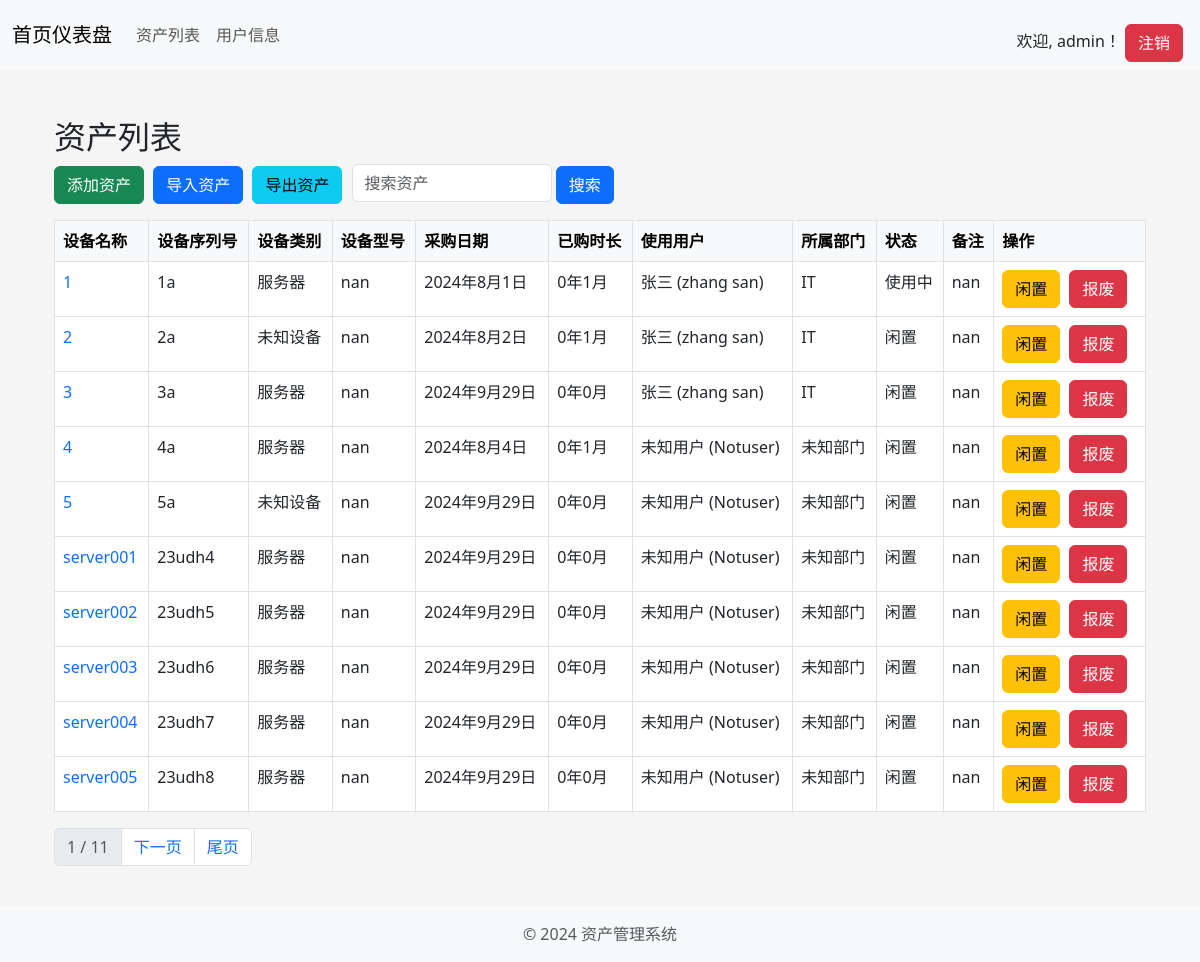
Screenshot of /property/asset_list/ (signed in) with the database file from the repository.
### property/models.py (models this page shows, shortened)
class AssetInfo(models.Model):
    STATUS_CHOICES = [
        ("闲置", "闲置"),
        ("使用中", "使用中"),
        ("等待报废", "等待报废"),
    ]
    host_name = models.CharField(max_length=200, verbose_name="设备名称")
    service_tag = models.CharField(
        max_length=100, unique=True, verbose_name="设备序列号"
    )
    host_type = models.ForeignKey(
        AssetTypeList, on_delete=models.CASCADE, verbose_name="设备类别"
    )
    host_model = models.CharField(max_length=100, verbose_name="设备型号")
    receive_date = models.DateField(default=timezone.now, verbose_name="采购日期")
    host_user = models.ForeignKey(
        UserInfo,
        on_delete=models.CASCADE,
        blank=True,
        null=True,
        verbose_name="使用用户",
    )
    host_status = models.CharField(
        max_length=50, choices=STATUS_CHOICES, default="闲置", verbose_name="设备状态"
    )
    remark = models.TextField(blank=True, null=True, verbose_name="备注")
    def purchase_duration(self):
        if not hasattr(self, "_purchase_duration"):
            duration = timezone.now().date() - self.receive_date
            years = duration.days // 365
            months = (duration.days % 365) // 30
            self._purchase_duration = f"{years}年{months}月"
        return self._purchase_duration
    class Meta:
        verbose_name = "设备"
        verbose_name_plural = "设备列表"

class AssetTypeList(models.Model):
    type_name = models.CharField(max_length=100, verbose_name="设备类别")
    class Meta:
        verbose_name = "类别"
        verbose_name_plural = "类别列表"

class UserInfo(models.Model):
    user_name = models.CharField(max_length=100, unique=True, verbose_name="账户名")
    fullname = models.CharField(
        max_length=100, blank=True, null=True, verbose_name="姓名"
    )
    email = models.EmailField(verbose_name="邮箱")
    department = models.ForeignKey(
        Department,
        on_delete=models.CASCADE,
        verbose_name="所属部门",
        null=True,
        blank=True,
    )
    class Meta:
        verbose_name = "员工用户"
        verbose_name_plural = "员工用户列表"

class Department(models.Model):
    dept_name = models.CharField(max_length=100)
    class Meta:
        verbose_name = "部门"
        verbose_name_plural = "部门列表"

### property/views/asset_views.py (the view)
# urls.py: path("asset_list/", asset_list, name="asset_list"),
@login_required
def asset_list(request):
    query = request.GET.get("search", "")
    assets = AssetInfo.objects.all()
    if query:
        assets = assets.filter(host_name__icontains=query)
    paginator = Paginator(assets, 10)  # 每页显示 10 条记录
    page_number = request.GET.get('page')
    page_obj = paginator.get_page(page_number)
    return render(
        request, "property/asset_list.html", {"page_obj": page_obj, "assets": assets, "query": query}
    )

### property/templates/property/asset_list.html (shortened to what this page needs)
{% extends 'property/base.html' %}
{% block content %}
  <div class="container mt-5">
    <h2>资产列表</h2>
    <div class="mb-3">
      <a href="{% url 'add_asset' %}" class="btn btn-success">添加资产</a>
      <a href="{% url 'import_assets' %}" class="btn btn-primary">导入资产</a>
      <a href="{% url 'export_assets' %}" class="btn btn-info">导出资产</a>
      <form method="GET" class="d-inline">
        <input type="text" name="search" placeholder="搜索资产" class="form-control d-inline" style="width: 200px; display: inline-block;" />
        <button type="submit" class="btn btn-primary">搜索</button>
      </form>
    </div>
    <table class="table table-bordered">
      <thead class="table-light">
        <tr>
          <th>设备名称</th>
          <th>设备序列号</th>
          <th>设备类别</th>
          <th>设备型号</th>
          <th>采购日期</th>
          <th>已购时长</th>
          <th>使用用户</th>
          <th>所属部门</th>
          <th>状态</th>
          <th>备注</th>
          <th>操作</th>
        </tr>
      </thead>
      <tbody>
        {% for asset in page_obj %}
          <tr>
            <td>
              <a href="{% url 'manage_asset' asset.id 'assetedit' %}" style="text-decoration: none;">{{ asset.host_name }}</a>
            </td>
            <td>{{ asset.service_tag }}</td>
            <td>{{ asset.host_type.type_name }}</td>
            <td>{{ asset.host_model }}</td>
            <td>{{ asset.receive_date }}</td>
            <td>{{ asset.purchase_duration }}</td>
            <td>
              {% if asset.host_user %}
                {{ asset.host_user.fullname }} ({{ asset.host_user.user_name }})
              {% endif %}
            </td>
            <td>{{ asset.host_user.department.dept_name }}</td>
            <td>{{ asset.host_status }}</td>
            <td>{{ asset.remark }}</td>
            <td>
              <a href="{% url 'manage_asset' asset.id 'idle' %}" class="btn btn-warning">闲置</a>
              <a href="{% url 'manage_asset' asset.id 'scrap' %}" class="btn btn-danger">报废</a>
            </td>
          </tr>
        {% empty %}
          <tr>
            <td colspan="11" class="text-center">没有找到资产。</td>
          </tr>
        {% endfor %}
      </tbody>
    </table>
    <nav aria-label="Page navigation">
      <ul class="pagination">
        <li class="page-item disabled">
          <span class="page-link">{{ page_obj.number }} / {{ page_obj.paginator.num_pages }}</span>
        </li>
        {% if page_obj.has_next %}
          <li class="page-item">
            <a class="page-link" href="?page={{ page_obj.next_page_number }}">下一页</a>
          </li>
          <li class="page-item">
            <a class="page-link" href="?page={{ page_obj.paginator.num_pages }}">尾页</a>
          </li>
        {% endif %}
      </ul>
    </nav>
  </div>
{% endblock %}

### property/templates/property/base.html (shortened to what this page needs)
{% load static %}
<!DOCTYPE html>
<html lang="en">
  <head>
    <link rel="stylesheet" href="https://cdn.jsdelivr.net/npm/bootstrap@5.3.0/dist/css/bootstrap.min.css" />
    <link rel="stylesheet" href="{% static 'property/css/style.css' %}" />
  </head>
  <body>
    <nav class="navbar navbar-expand-lg navbar-light bg-light">
      <div class="container-fluid">
        <a class="navbar-brand" href="{% url 'dashboard' %}">首页仪表盘</a>
        <div class="collapse navbar-collapse" id="navbarNav">
          <ul class="navbar-nav me-auto mb-2 mb-lg-0">
            <li class="nav-item">
              <a class="nav-link" href="{% url 'asset_list' %}">资产列表</a>
            </li>
            <li class="nav-item">
              <a class="nav-link" href="{% url 'userinfo_list' %}">用户信息</a>
            </li>
          </ul>
          <div class="text-center mt-3">
            {% if user.is_authenticated %}
              <span>欢迎, {{ user.username }}！</span>
              <a href="{% url 'adminuser_logout' %}" class="btn btn-danger">注销</a>
            {% else %}
              <a href="{% url 'adminuser_login' %}" class="btn btn-success">登录</a>
              {% comment %} <a href="{% url 'register' %}" class="btn btn-info">注册</a> {% endcomment %}
            {% endif %}
          </div>
        </div>
      </div>
    </nav>
    <div class="container" style="padding-bottom: 80px;">
      {% block content %}
      {% endblock %}
    </div>
    <footer class="footer mt-auto py-3 bg-light text-center">
      <div class="container">
        <span class="text-muted">© 2024 资产管理系统</span>
      </div>
    </footer>
  </body>
</html>

### property/static/property/css/style.css (style rules this page uses)
body { background-color: #f5f5f5; }
.navbar { margin-bottom: 20px; }
.btn { margin-right: 5px; }
.footer { position: fixed; bottom: 0; width: 100%; }
a { text-decoration: none; }

### rows the page displays
AssetInfo: host_name "1", service_tag "1a", host_type.type_name "服务器", host_model "nan", receive_date "2024年8月1日", purchase_duration "0年1月", host_user.fullname "张三", host_user.user_name "zhang san", host_user.department.dept_name "IT", host_status "使用中", remark "nan"
AssetInfo: host_name "2", service_tag "2a", host_type.type_name "未知设备", host_model "nan", receive_date "2024年8月2日", purchase_duration "0年1月", host_user.fullname "张三", host_user.user_name "zhang san", host_user.department.dept_name "IT", host_status "闲置", remark "nan"
AssetInfo: host_name "3", service_tag "3a", host_type.type_name "服务器", host_model "nan", receive_date "2024年9月29日", purchase_duration "0年0月", host_user.fullname "张三", host_user.user_name "zhang san", host_user.department.dept_name "IT", host_status "闲置", remark "nan"
AssetInfo: host_name "4", service_tag "4a", host_type.type_name "服务器", host_model "nan", receive_date "2024年8月4日", purchase_duration "0年1月", host_user.fullname "未知用户", host_user.user_name "Notuser", host_user.department.dept_name "未知部门", host_status "闲置", remark "nan"
AssetInfo: host_name "5", service_tag "5a", host_type.type_name "未知设备", host_model "nan", receive_date "2024年9月29日", purchase_duration "0年0月", host_user.fullname "未知用户", host_user.user_name "Notuser", host_user.department.dept_name "未知部门", host_status "闲置", remark "nan"
AssetInfo: host_name "server001", service_tag "23udh4", host_type.type_name "服务器", host_model "nan", receive_date "2024年9月29日", purchase_duration "0年0月", host_user.fullname "未知用户", host_user.user_name "Notuser", host_user.department.dept_name "未知部门", host_status "闲置", remark "nan"
AssetInfo: host_name "server002", service_tag "23udh5", host_type.type_name "服务器", host_model "nan", receive_date "2024年9月29日", purchase_duration "0年0月", host_user.fullname "未知用户", host_user.user_name "Notuser", host_user.department.dept_name "未知部门", host_status "闲置", remark "nan"
AssetInfo: host_name "server003", service_tag "23udh6", host_type.type_name "服务器", host_model "nan", receive_date "2024年9月29日", purchase_duration "0年0月", host_user.fullname "未知用户", host_user.user_name "Notuser", host_user.department.dept_name "未知部门", host_status "闲置", remark "nan"
AssetInfo: host_name "server004", service_tag "23udh7", host_type.type_name "服务器", host_model "nan", receive_date "2024年9月29日", purchase_duration "0年0月", host_user.fullname "未知用户", host_user.user_name "Notuser", host_user.department.dept_name "未知部门", host_status "闲置", remark "nan"
AssetInfo: host_name "server005", service_tag "23udh8", host_type.type_name "服务器", host_model "nan", receive_date "2024年9月29日", purchase_duration "0年0月", host_user.fullname "未知用户", host_user.user_name "Notuser", host_user.department.dept_name "未知部门", host_status "闲置", remark "nan"

### other values shown
{{ user.username }} "admin"
{{ page_obj.number }} "1"
{{ page_obj.paginator.num_pages }} "11"
